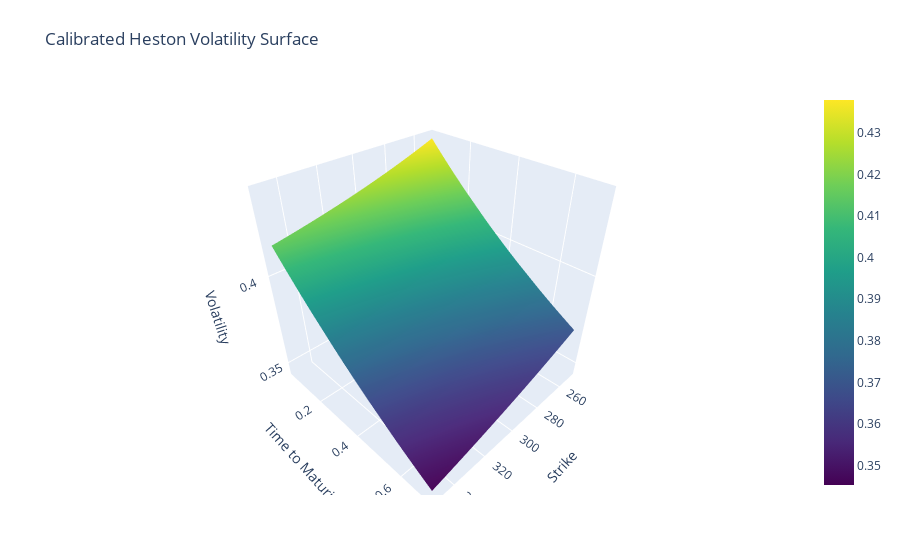

Source (notebook cell):
### Code cell
surface.plot_surface(title="Calibrated Heston Volatility Surface")

### Figure 1 — Plotly figure (JSON) as saved in the notebook; plotly's stock layout.template omitted (floating-point values rounded to 4 significant figures; data arrays with more than 128 entries replaced by an {"elided": "..."} marker saying what was removed)
{"data": [{"colorscale": [[0, "#440154"], [0.1111, "#482878"], [0.2222, "#3e4989"], [0.3333, "#31688e"], [0.4444, "#26828e"], [0.5556, "#1f9e89"], [0.6667, "#35b779"], [0.7778, "#6ece58"], [0.8889, "#b5de2b"], [1, "#fde725"]], "type": "surface", "x": {"elided": "100x50 float values"}, "y": {"elided": "100x50 float values"}, "z": {"elided": "100x50 float values"}}], "layout": {"autosize": true, "margin": {"b": 65, "l": 65, "r": 50, "t": 90}, "scene": {"xaxis": {"title": {"text": "Strike"}}, "yaxis": {"title": {"text": "Time to Maturity"}}, "zaxis": {"title": {"text": "Volatility"}}}, "title": {"text": "Calibrated Heston Volatility Surface"}}}
